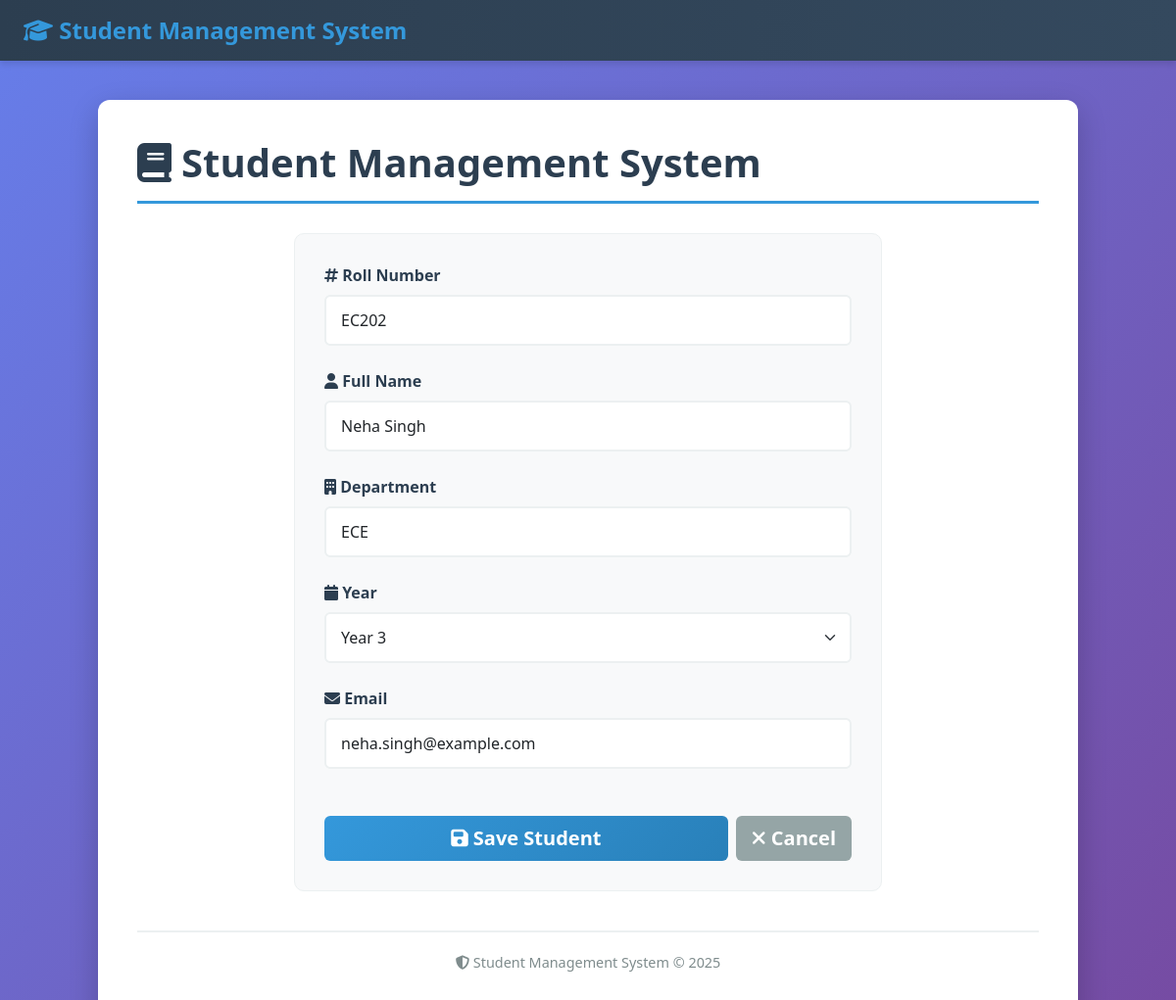
Page /student/6/edit on the committed database.
### tables this page shows
CREATE TABLE students (
        id INTEGER PRIMARY KEY AUTOINCREMENT,
        roll TEXT UNIQUE NOT NULL,
        name TEXT NOT NULL,
        department TEXT,
        year INTEGER,
        email TEXT
    );

### app.py (the view)
@app.route("/student/<int:student_id>/edit", methods=["GET", "POST"])
def edit_student(student_id):
    conn = get_connection()
    cur = conn.cursor()
    cur.execute("SELECT * FROM students WHERE id = ?", (student_id,))
    student = cur.fetchone()
    if not student:
        conn.close()
        flash("Student not found.")
        return redirect(url_for("index"))
    if request.method == "POST":
        roll = request.form["roll"].strip()
        name = request.form["name"].strip()
        department = request.form["department"].strip()
        year = int(request.form["year"])
        email = request.form.get("email","").strip()
        try:
            cur.execute("UPDATE students SET roll=?, name=?, department=?, year=?, email=? WHERE id = ?",
                        (roll, name, department, year, email, student_id))
            conn.commit()
            flash("Student updated successfully.")
            return redirect(url_for("view_student", student_id=student_id))
        except Error as e:
            conn.rollback()
            flash(f"Error updating: {e}")
        finally:
            conn.close()
    else:
        conn.close()
        return render_template('form.html', action_url=url_for("edit_student", student_id=student_id), student=student)

### app.py (called while the page is built)
def get_connection():
    conn = sqlite3.connect(str(DB_PATH))
    conn.row_factory = sqlite3.Row
    return conn

@app.context_processor
def inject_base():
    return dict()

### templates/form.html (shortened to what this page needs)
{% extends 'base.html' %}
{% block content %}
  <div style="max-width: 600px; margin: 0 auto;">
    <form method="post" action="{{ action_url }}" class="form-container">
      <div class="mb-4">
        <label class="form-label"><i class="fas fa-hashtag"></i> Roll Number</label>
        <input type="text" class="form-control form-control-lg" name="roll" required value="{{ student.roll if student else '' }}" placeholder="e.g., CS101">
      </div>
      <div class="mb-4">
        <label class="form-label"><i class="fas fa-user"></i> Full Name</label>
        <input type="text" class="form-control form-control-lg" name="name" required value="{{ student.name if student else '' }}" placeholder="Enter full name">
      </div>
      <div class="mb-4">
        <label class="form-label"><i class="fas fa-building"></i> Department</label>
        <input type="text" class="form-control form-control-lg" name="department" required value="{{ student.department if student else '' }}" placeholder="e.g., CSE, ECE, ME">
      </div>
      <div class="mb-4">
        <label class="form-label"><i class="fas fa-calendar"></i> Year</label>
        <select class="form-select form-select-lg" name="year" required>
          {% set y = student.year if student else '' %}
          {% for yr in [1,2,3,4] %}
            <option value="{{ yr }}" {% if y|string == yr|string %}selected{% endif %}>Year {{ yr }}</option>
          {% endfor %}
        </select>
      </div>
      <div class="mb-4">
        <label class="form-label"><i class="fas fa-envelope"></i> Email</label>
        <input type="email" class="form-control form-control-lg" name="email" value="{{ student.email if student else '' }}" placeholder="Enter email address">
      </div>
      <div class="d-flex gap-2 mt-5">
        <button class="btn btn-primary btn-lg flex-grow-1" type="submit">
          <i class="fas fa-save"></i> Save Student
        </button>
        <a class="btn btn-secondary btn-lg" href="{{ url_for('index') }}">
          <i class="fas fa-times"></i> Cancel
        </a>
      </div>
    </form>
  </div>
{% endblock %}

### templates/base.html (style rules this page uses)
:root { --primary-color: #2c3e50; --secondary-color: #3498db; --accent-color: #e74c3c; --success-color: #27ae60; }
body { background: linear-gradient(135deg, #667eea 0%, #764ba2 100%); min-height: 100vh; font-family: 'Segoe UI', Tahoma, Geneva, Verdana, sans-serif; }
.btn { border-radius: 6px; font-weight: 600; transition: all 0.3s ease; border: none; }
.btn-primary { background: linear-gradient(135deg, #3498db, #2980b9); }
.btn-secondary { background-color: #95a5a6; }
.form-control, .form-select { border-radius: 6px; border: 2px solid #ecf0f1; padding: 10px 15px; transition: all 0.3s ease; }
.form-label { font-weight: 600; color: var(--primary-color); margin-bottom: 8px; }

### templates/form.html (style rules this page uses)
.form-container { background: #f8f9fa; padding: 30px; border-radius: 10px; border: 1px solid #ecf0f1; }
.form-control-lg, .form-select-lg { padding: 12px 15px; font-size: 1rem; }

### rows in the picture
students: roll "EC202", name "Neha Singh", department "ECE", email "neha.singh@example.com"
